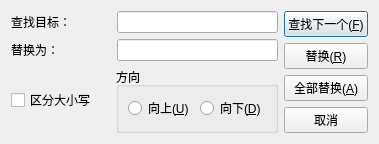
<?xml version="1.0" encoding="UTF-8"?>
<ui version="4.0">
 <class>ReplaceDialog</class>
 <widget class="QDialog" name="ReplaceDialog">
  <property name="geometry">
   <rect>
    <x>0</x>
    <y>0</y>
    <width>379</width>
    <height>137</height>
   </rect>
  </property>
  <property name="maximumSize">
   <size>
    <width>425</width>
    <height>176</height>
   </size>
  </property>
  <property name="windowTitle">
   <string>替换</string>
  </property>
  <layout class="QHBoxLayout" name="horizontalLayout_5">
   <item>
    <layout class="QVBoxLayout" name="verticalLayout_4">
     <item>
      <layout class="QVBoxLayout" name="verticalLayout_2">
       <item>
        <layout class="QHBoxLayout" name="horizontalLayout">
         <item>
          <widget class="QLabel" name="label">
           <property name="sizePolicy">
            <sizepolicy hsizetype="Fixed" vsizetype="Fixed">
             <horstretch>0</horstretch>
             <verstretch>0</verstretch>
            </sizepolicy>
           </property>
           <property name="minimumSize">
            <size>
             <width>100</width>
             <height>0</height>
            </size>
           </property>
           <property name="maximumSize">
            <size>
             <width>100</width>
             <height>16777215</height>
            </size>
           </property>
           <property name="text">
            <string>查找目标：</string>
           </property>
          </widget>
         </item>
         <item>
          <widget class="QLineEdit" name="searchText"/>
         </item>
        </layout>
       </item>
       <item>
        <layout class="QHBoxLayout" name="horizontalLayout_2">
         <item>
          <widget class="QLabel" name="label_2">
           <property name="sizePolicy">
            <sizepolicy hsizetype="Fixed" vsizetype="Fixed">
             <horstretch>0</horstretch>
             <verstretch>0</verstretch>
            </sizepolicy>
           </property>
           <property name="minimumSize">
            <size>
             <width>100</width>
             <height>0</height>
            </size>
           </property>
           <property name="maximumSize">
            <size>
             <width>100</width>
             <height>16777215</height>
            </size>
           </property>
           <property name="text">
            <string>替换为：</string>
           </property>
          </widget>
         </item>
         <item>
          <widget class="QLineEdit" name="targetText"/>
         </item>
        </layout>
       </item>
      </layout>
     </item>
     <item>
      <layout class="QHBoxLayout" name="horizontalLayout_4">
       <item>
        <widget class="QCheckBox" name="cbCaseSensetive">
         <property name="text">
          <string>区分大小写</string>
         </property>
        </widget>
       </item>
       <item>
        <widget class="QGroupBox" name="groupBox">
         <property name="title">
          <string>方向</string>
         </property>
         <layout class="QVBoxLayout" name="verticalLayout_3">
          <item>
           <layout class="QHBoxLayout" name="horizontalLayout_3">
            <item>
             <widget class="QRadioButton" name="rbUp">
              <property name="text">
               <string>向上(&amp;U)</string>
              </property>
             </widget>
            </item>
            <item>
             <widget class="QRadioButton" name="rbDown">
              <property name="text">
               <string>向下(&amp;D)</string>
              </property>
             </widget>
            </item>
           </layout>
          </item>
         </layout>
        </widget>
       </item>
      </layout>
     </item>
    </layout>
   </item>
   <item>
    <layout class="QVBoxLayout" name="verticalLayout">
     <item>
      <widget class="QPushButton" name="pbFindNext">
       <property name="text">
        <string>查找下一个(&amp;F)</string>
       </property>
      </widget>
     </item>
     <item>
      <widget class="QPushButton" name="pbReplace">
       <property name="text">
        <string>替换(&amp;R)</string>
       </property>
      </widget>
     </item>
     <item>
      <widget class="QPushButton" name="pbReplaceAll">
       <property name="text">
        <string>全部替换(&amp;A)</string>
       </property>
      </widget>
     </item>
     <item>
      <widget class="QPushButton" name="pbCancel">
       <property name="text">
        <string>取消</string>
       </property>
      </widget>
     </item>
    </layout>
   </item>
  </layout>
 </widget>
 <resources/>
 <connections/>
</ui>
